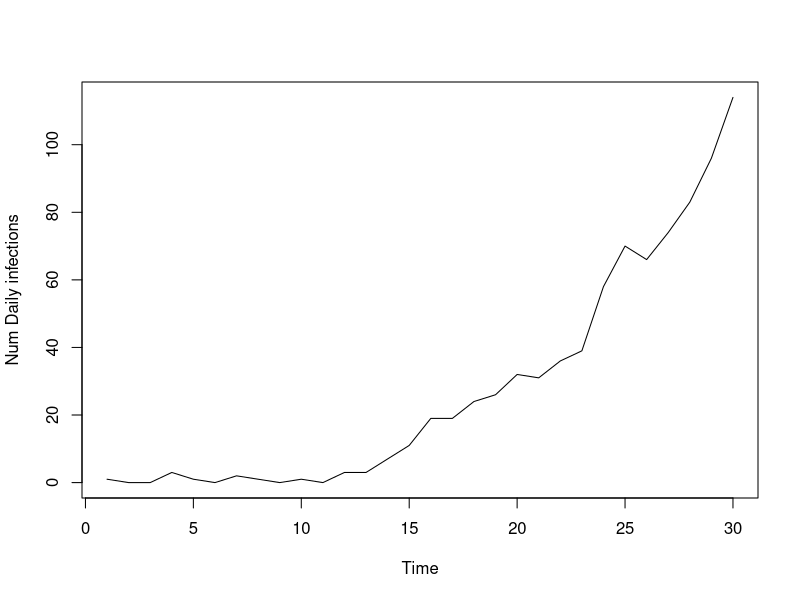

Generate this figure with R: (Note: this script raises an error after producing the figure.)
#Simulate Branching Process 

#Version 0
#Parameters
r0 = 1.1
num_days = 30

#Function
simulate_branching = function(num_days, r0){
  
  #Set up
  vec_num_infecteds = vector('numeric', num_days)
  vec_num_infecteds[1] = 1
  
  for (t in 2: num_days){
    #print(t)
    cat("time t: ", t)
    num_new_infecteds = 0
    for (i in 1: vec_num_infecteds[t-1]){
      cat("individual i: ", i)
      num_new_infecteds = num_new_infecteds + rpois(1, r0)
      cat("num_new_infecteds: ", num_new_infecteds)
    }
    vec_num_infecteds[t] = num_new_infecteds
  }
  
  vec_num_infecteds
}

#Implement
x = simulate_branching(30, r0)

#Plots
plot.ts(x, ylab="Num Daily infections")
cum_data <-cumsum(vec_num_infecteds)
plot.ts(cum_data)


#Version 0.1
#Simulate Branching Process

#Parameters
num_days = 30
r0 = 1.1
shape_gamma = 6
scale_gamma = 1


#Function
simulate_branching = function(num_days, r0, shape_gamma, scale_gamma) {
  #Set up
  vec_infecteds = c() #vector('numeric', num_days)
  vec_infecteds[1] = 1
  
  for (t in 2:num_days) {
    num_new_infecteds = 0
    for (t_inf in 1:length(vec_infecteds)) { #Loop through each past time index
      
      for (i in 1:vec_infecteds[t_inf]) { #Get infectiousness of each individual at each tinf
        num_new_infecteds = num_new_infecteds + rpois(1, r0 * pgamma(t - t_inf, shape = shape_gamma, scale = scale_gamma))
      }
    }
    vec_infecteds[t] = num_new_infecteds
  }
  
  vec_infecteds
}

#Implement
x = simulate_branching(num_days, r0, shape_gamma, scale_gamma)

#Plots
plot.ts(x, ylab = "Num Daily infections")
cum_data <- cumsum(vec_infecteds)
plot.ts(cum_data)


#Rough work
#Inspect gamma density
a = seq(0.0, 10, by = 1)
b = pgamma(a, shape = 6, scale = 1)
plot(a, b)

pgamma(2, shape = 6, scale = 1)
